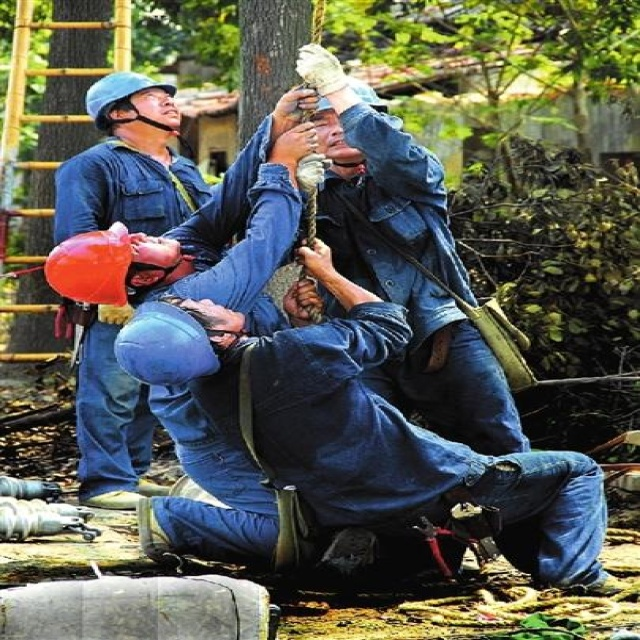
#> input picture data/test/img/000036.jpg, 640 x 640 px
$ python -i filters.py   (imports and definitions only)
#> lines starting #> are read from the running program, lines starting #| are printed output that depends on the picture
#> further down, picture is the input picture: shape (640, 640, 3); mean B, G, R 82, 91.3, 88.8
import cv2
import numpy as np
from typing import Callable

class OpenCVFilters:
    """Статический класс-коллекция базовых фильтров машинного зрения."""

    @staticmethod
    def grayscale(frame: np.ndarray) -> np.ndarray:
        """1. Оттенки серого (классика)."""
        gray = cv2.cvtColor(frame, cv2.COLOR_BGR2GRAY)
        return cv2.cvtColor(gray, cv2.COLOR_GRAY2BGR) # Возвращаем 3 канала для видео-райтера

    @staticmethod
    def gaussian_blur(frame: np.ndarray) -> np.ndarray:
        """2. Гауссово размытие (анонимизация, сглаживание шумов)."""
        return cv2.GaussianBlur(frame, (31, 31), 0)

    @staticmethod
    def canny_edges(frame: np.ndarray) -> np.ndarray:
        """3. Детектор границ Кенни (фундаментальный алгоритм CV)."""
        edges = cv2.Canny(frame, 100, 200)
        return cv2.cvtColor(edges, cv2.COLOR_GRAY2BGR)

    @staticmethod
    def invert_colors(frame: np.ndarray) -> np.ndarray:
        """4. Инверсия цветов (Негатив)."""
        return cv2.bitwise_not(frame)

    @staticmethod
    def sepia(frame: np.ndarray) -> np.ndarray:
        """5. Сепия (матричное преобразование цвета)."""
        kernel = np.array([[0.272, 0.534, 0.393],
                           [0.349, 0.686, 0.534],
                           [0.393, 0.769, 0.189]])
        sepia_frame = cv2.transform(frame, kernel)
        return np.clip(sepia_frame, 0, 255).astype(np.uint8)

    @staticmethod
    def enhance_contrast(frame: np.ndarray) -> np.ndarray:
        """6. Выравнивание гистограммы CLAHE (вытягивает детали в тени)."""
        lab = cv2.cvtColor(frame, cv2.COLOR_BGR2LAB)
#> lab: shape (640, 640, 3); mean of channels 0, 1, 2 95.3, 127.4, 132.6
        l_channel, a, b = cv2.split(lab)
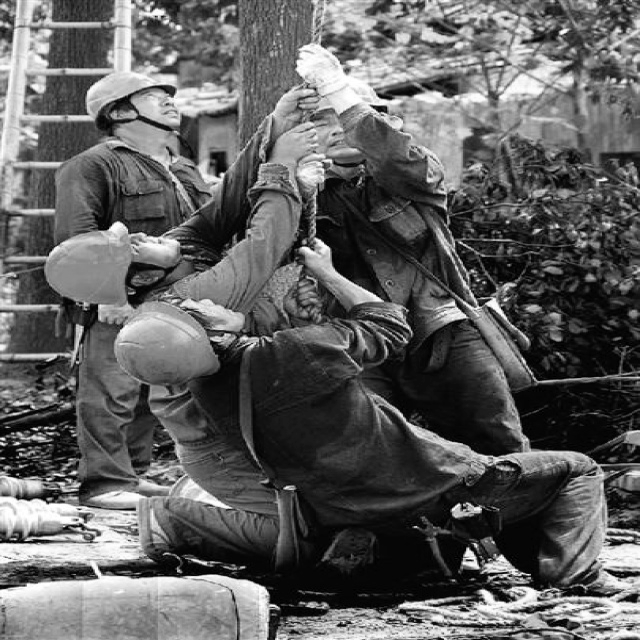
#> l_channel: shape (640, 640); min 0, max 255, mean 95.3
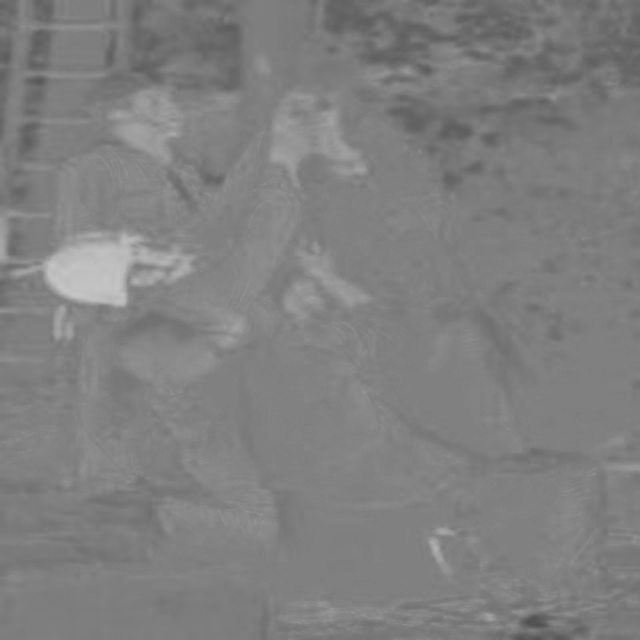
#> a: shape (640, 640); min 78, max 198, mean 127.4
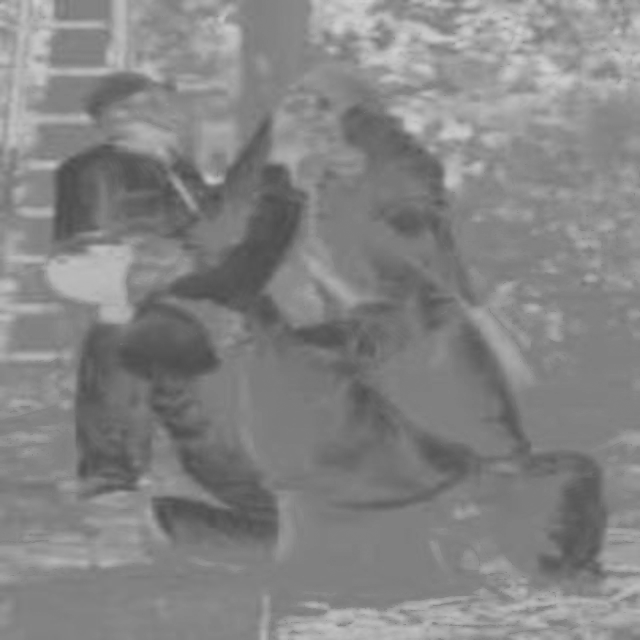
#> b: shape (640, 640); min 77, max 209, mean 132.6
        clahe = cv2.createCLAHE(clipLimit=2.0, tileGridSize=(8, 8))
        cl = clahe.apply(l_channel)
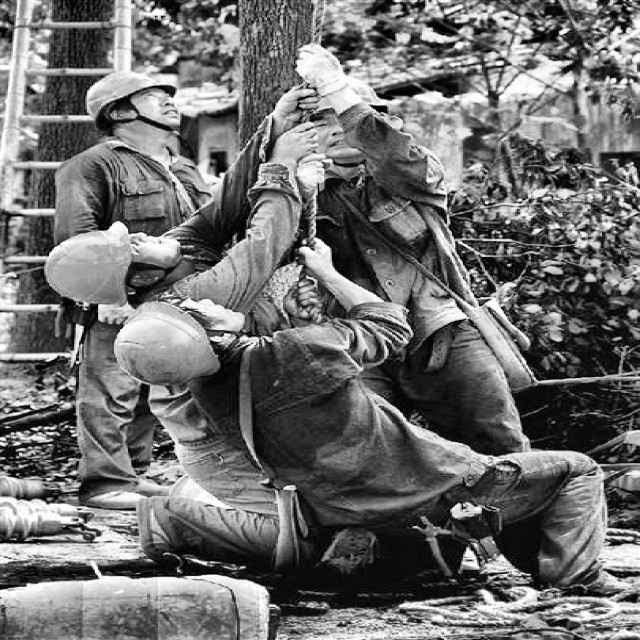
#> cl: shape (640, 640); min 0, max 255, mean 109.8
        merged = cv2.merge((cl, a, b))
#> merged: shape (640, 640, 3); mean of channels 0, 1, 2 109.8, 127.4, 132.6
        return cv2.cvtColor(merged, cv2.COLOR_LAB2BGR)
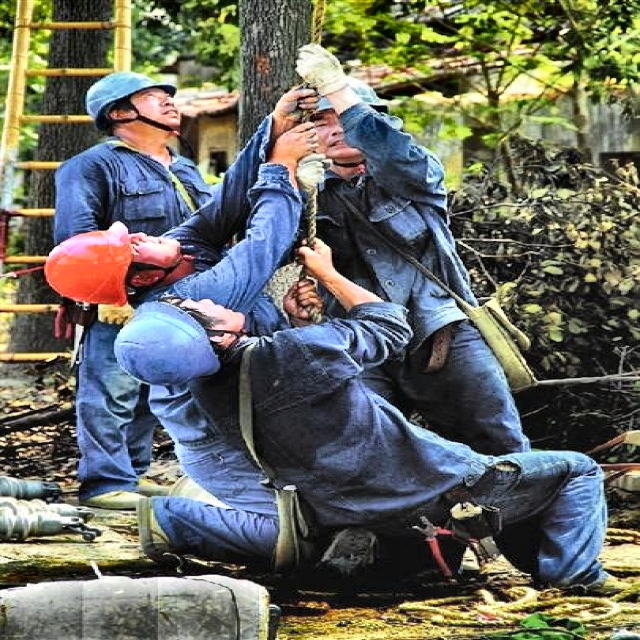
#> returned value: shape (640, 640, 3); mean B, G, R 96.5, 105.5, 103.1

    @staticmethod
    def pixelate(frame: np.ndarray) -> np.ndarray:
        """7. Пикселизация (эффект мозаики)."""
        h, w = frame.shape[:2]
        # Уменьшаем картинку
        small = cv2.resize(frame, (w // 20, h // 20), interpolation=cv2.INTER_LINEAR)
        # Увеличиваем обратно без сглаживания (INTER_NEAREST дает четкие квадраты)
        return cv2.resize(small, (w, h), interpolation=cv2.INTER_NEAREST)

>>> import cv2
>>> picture = cv2.imread('../../../data/test/img/000036.jpg')
>>> result = OpenCVFilters().enhance_contrast(picture)
